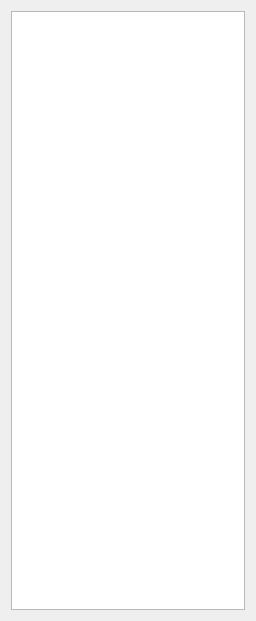
<?xml version="1.0" encoding="UTF-8"?>
<ui version="4.0">
 <class>BookmarksList</class>
 <widget class="QWidget" name="BookmarksList">
  <property name="geometry">
   <rect>
    <x>0</x>
    <y>0</y>
    <width>256</width>
    <height>621</height>
   </rect>
  </property>
  <property name="sizePolicy">
   <sizepolicy hsizetype="Expanding" vsizetype="Expanding">
    <horstretch>0</horstretch>
    <verstretch>0</verstretch>
   </sizepolicy>
  </property>
  <property name="windowTitle">
   <string>Form</string>
  </property>
  <layout class="QVBoxLayout" name="verticalLayout">
   <item>
    <widget class="QListWidget" name="bookmarksList"/>
   </item>
  </layout>
 </widget>
 <resources/>
 <connections/>
</ui>
